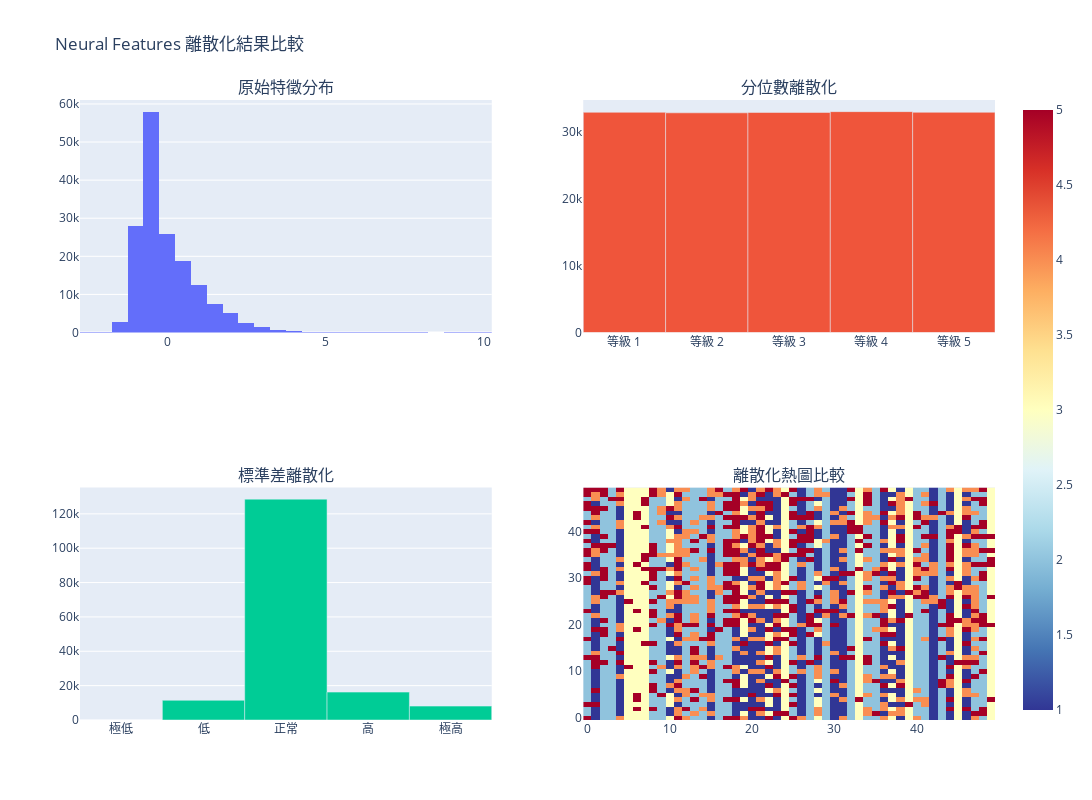

The notebook cell this image was saved under:
### Code cell
# 離散化結果的視覺化比較
fig = make_subplots(
    rows=2, cols=2,
    subplot_titles=("原始特徵分布", "分位數離散化", "標準差離散化", "離散化熱圖比較"),
    specs=[[{"secondary_y": False}, {"secondary_y": False}],
           [{"secondary_y": False}, {"secondary_y": False}]]
)

# 1. 原始特徵分布
fig.add_trace(
    go.Histogram(x=input_features.flatten(), nbinsx=50, name="原始分布"),
    row=1, col=1
)

# 2. 分位數離散化結果
unique_q, counts_q = np.unique(discretized_features, return_counts=True)
fig.add_trace(
    go.Bar(x=[f"等級 {i}" for i in unique_q], y=counts_q, name="分位數離散化"),
    row=1, col=2
)

# 3. 標準差離散化結果
unique_z, counts_z = np.unique(discretized_zscore, return_counts=True)
labels_z = ["極低", "低", "正常", "高", "極高"]
fig.add_trace(
    go.Bar(x=[labels_z[i-1] for i in unique_z], y=counts_z, name="標準差離散化"),
    row=2, col=1
)

# 4. 離散化熱圖（前50x50）
fig.add_trace(
    go.Heatmap(
        z=discretized_features[:50, :50],
        colorscale='RdYlBu_r',
        showscale=True,
        name="離散化熱圖"
    ),
    row=2, col=2
)

fig.update_layout(
    title="Neural Features 離散化結果比較",
    height=800,
    width=1200,
    showlegend=False
)

fig.show()

### Figure 1 — Plotly figure (JSON) as saved in the notebook; plotly's stock layout.template omitted (floating-point values rounded to 4 significant figures; data arrays with more than 128 entries replaced by an {"elided": "..."} marker saying what was removed)
{"data": [{"name": "原始分布", "nbinsx": 50, "type": "histogram", "x": {"elided": "164352 float values"}, "xaxis": "x", "yaxis": "y"}, {"name": "分位數離散化", "type": "bar", "x": ["等級 1", "等級 2", "等級 3", "等級 4", "等級 5"], "xaxis": "x2", "y": [32871, 32794, 32844, 32972, 32871], "yaxis": "y2"}, {"name": "標準差離散化", "type": "bar", "x": ["極低", "低", "正常", "高", "極高"], "xaxis": "x3", "y": [12, 11473, 128559, 16227, 8081], "yaxis": "y3"}, {"colorscale": [[0, "rgb(49,54,149)"], [0.1, "rgb(69,117,180)"], [0.2, "rgb(116,173,209)"], [0.3, "rgb(171,217,233)"], [0.4, "rgb(224,243,248)"], [0.5, "rgb(255,255,191)"], [0.6, "rgb(254,224,144)"], [0.7, "rgb(253,174,97)"], [0.8, "rgb(244,109,67)"], [0.9, "rgb(215,48,39)"], [1, "rgb(165,0,38)"]], "name": "離散化熱圖", "showscale": true, "type": "heatmap", "xaxis": "x4", "yaxis": "y4", "z": {"elided": "50x50 int values"}}], "layout": {"annotations": [{"font": {"size": 16}, "showarrow": false, "text": "原始特徵分布", "x": 0.225, "xanchor": "center", "xref": "paper", "y": 1, "yanchor": "bottom", "yref": "paper"}, {"font": {"size": 16}, "showarrow": false, "text": "分位數離散化", "x": 0.775, "xanchor": "center", "xref": "paper", "y": 1, "yanchor": "bottom", "yref": "paper"}, {"font": {"size": 16}, "showarrow": false, "text": "標準差離散化", "x": 0.225, "xanchor": "center", "xref": "paper", "y": 0.375, "yanchor": "bottom", "yref": "paper"}, {"font": {"size": 16}, "showarrow": false, "text": "離散化熱圖比較", "x": 0.775, "xanchor": "center", "xref": "paper", "y": 0.375, "yanchor": "bottom", "yref": "paper"}], "height": 800, "showlegend": false, "title": {"text": "Neural Features 離散化結果比較"}, "width": 1200, "xaxis": {"anchor": "y", "domain": [0, 0.45]}, "xaxis2": {"anchor": "y2", "domain": [0.55, 1]}, "xaxis3": {"anchor": "y3", "domain": [0, 0.45]}, "xaxis4": {"anchor": "y4", "domain": [0.55, 1]}, "yaxis": {"anchor": "x", "domain": [0.625, 1]}, "yaxis2": {"anchor": "x2", "domain": [0.625, 1]}, "yaxis3": {"anchor": "x3", "domain": [0, 0.375]}, "yaxis4": {"anchor": "x4", "domain": [0, 0.375]}}}
